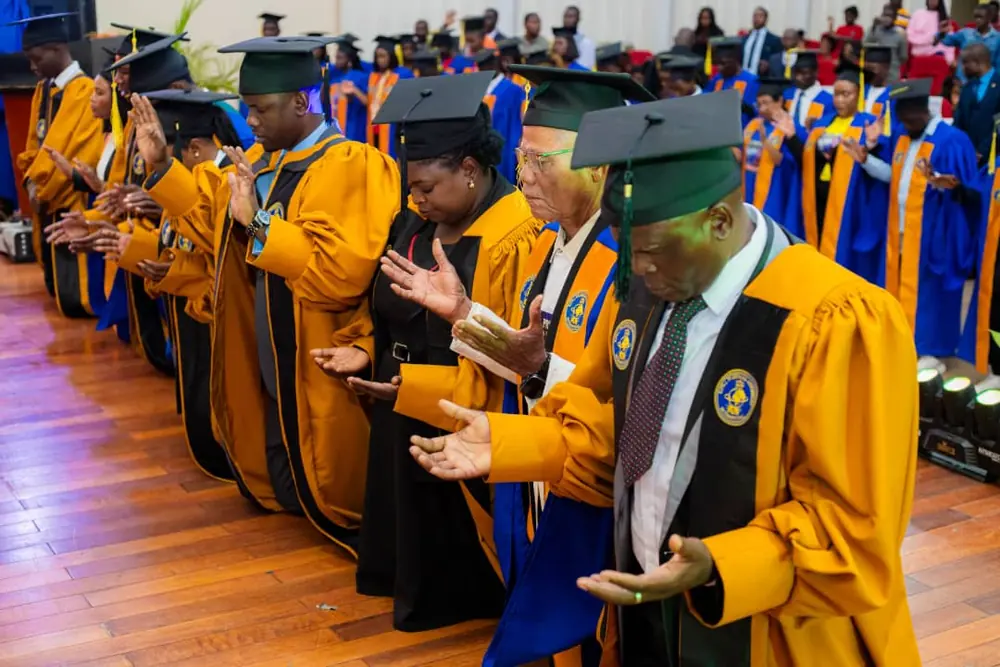
#> input picture photos/card-celebration.webp, 1000 x 667 px; its folder holds 4 pictures in this run
$ python make_variants.py
#> lines starting #> are read from the running program, lines starting #| are printed output that depends on the picture
"""
Generate small responsive variants for the site images.

For every card-*.webp we write:
  thumb-<name>.webp  (640px wide)  - already exists for most, regenerated here
  quick-<name>.webp  (420px wide)

Heroes get a single 960px variant: hero-<name>-960.webp
"""
from pathlib import Path
from PIL import Image

SRC = Path("photos")


def resize(src: Path, dst: Path, width: int, quality: int = 74) -> None:
#> called with width = 640, quality = 74
    im = Image.open(src).convert("RGB")
#> im is the input picture: PIL image 1000x667 RGB; mean R, G, B 123.4, 88.8, 62.6
    if im.width <= width:
        im.save(dst, "WEBP", quality=quality, method=6)
        return
    w, h = im.size
#> w = 1000; h = 667
    new_h = max(1, round(h * width / w))
#> new_h = 427
    out = im.resize((width, new_h), Image.LANCZOS)
    out.save(dst, "WEBP", quality=quality, method=6)


count = 0
for card in sorted(SRC.glob("card-*.webp")):
    base = card.stem.replace("card-", "")
    resize(card, SRC / f"thumb-{base}.webp", 640)
    resize(card, SRC / f"quick-{base}.webp", 420)
#> call 2 of resize, with width = 420, quality = 74
#> in resize (call 2), `out = im.resize((width, new_h), Image.LANCZOS)`:
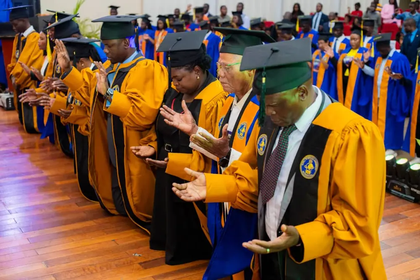
#> out: PIL image 420x280 RGB; mean R, G, B 123.4, 88.8, 62.6
    count += 1

for hero in sorted(SRC.glob("hero-*.webp")):
    if "-960" in hero.stem:
        continue
    resize(hero, SRC / f"{hero.stem}-960.webp", 960, 78)
    count += 1

print(f"wrote {count * 2} variants")

$ run again, on photos/card-choir.webp
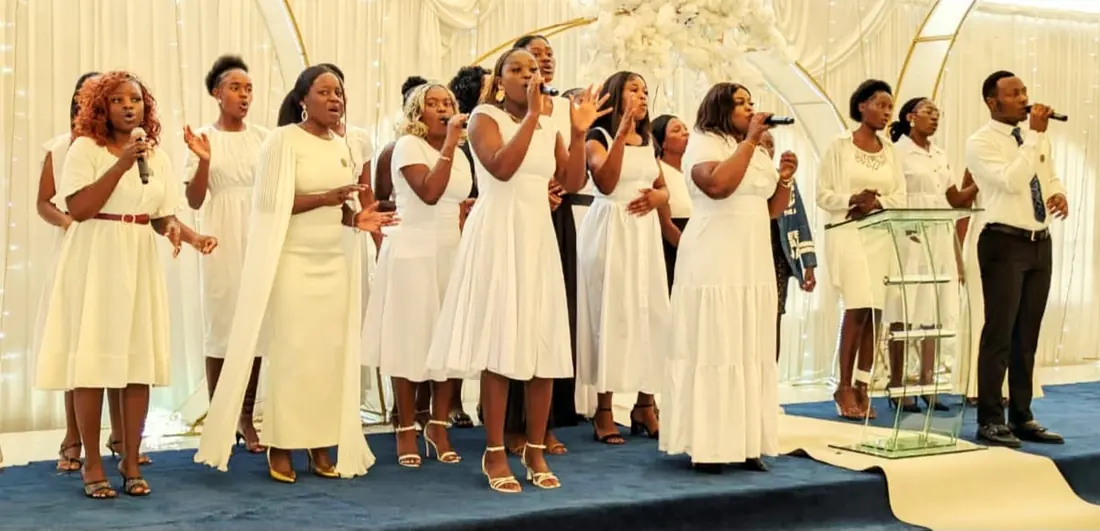
#> input picture photos/card-choir.webp, 1100 x 531 px
#> in resize, im is the input picture: PIL image 1100x531 RGB; mean R, G, B 188, 168.4, 132
#> in resize (call 2), `out = im.resize((width, new_h), Image.LANCZOS)`:
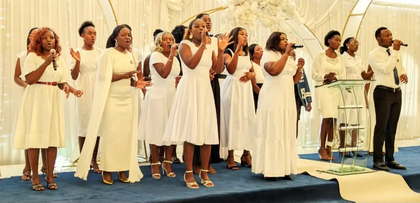
#> out: PIL image 420x203 RGB; mean R, G, B 188, 168.4, 132

$ run again, on photos/card-community.webp
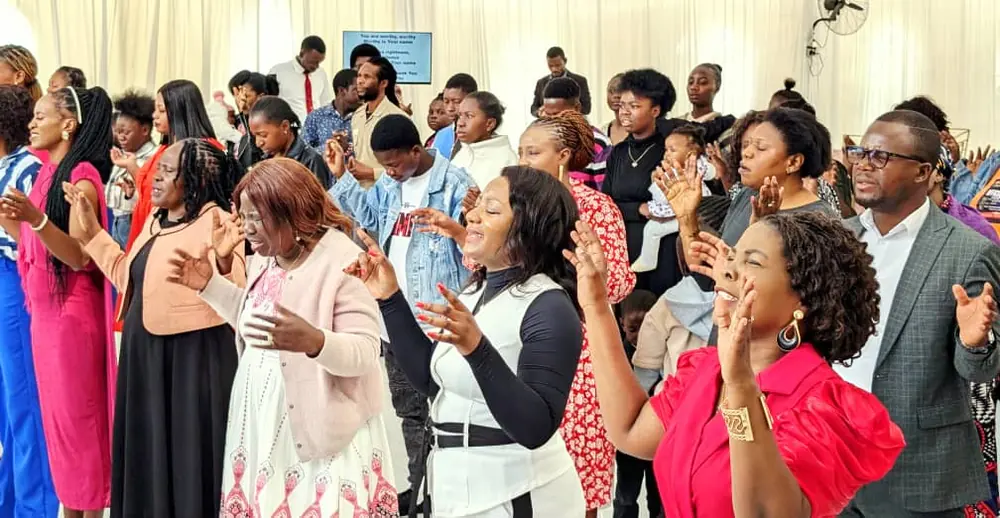
#> input picture photos/card-community.webp, 1000 x 518 px
#> in resize, im is the input picture: PIL image 1000x518 RGB; mean R, G, B 161.6, 130.7, 124.3
#> in resize, `out = im.resize((width, new_h), Image.LANCZOS)`:
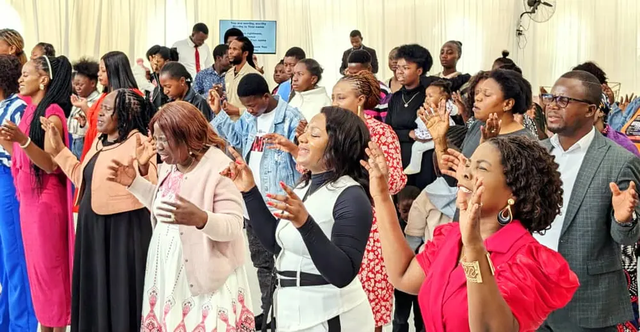
#> out: PIL image 640x332 RGB; mean R, G, B 161.6, 130.7, 124.3
#> in resize (call 2), `out = im.resize((width, new_h), Image.LANCZOS)`:
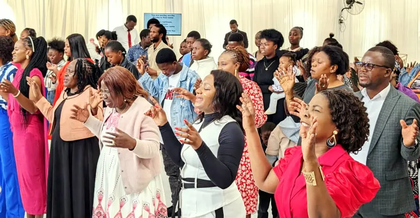
#> out: PIL image 420x218 RGB; mean R, G, B 161.6, 130.7, 124.3

$ run again, on photos/card-congregation.webp
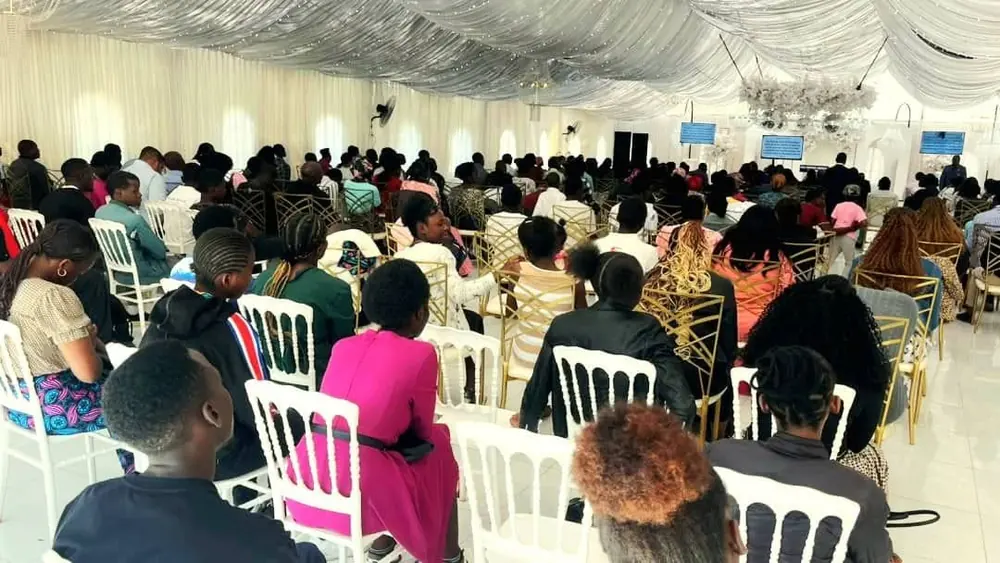
#> input picture photos/card-congregation.webp, 1000 x 563 px
#> in resize, im is the input picture: PIL image 1000x563 RGB; mean R, G, B 140.3, 131.9, 119.2
#> in resize, `out = im.resize((width, new_h), Image.LANCZOS)`:
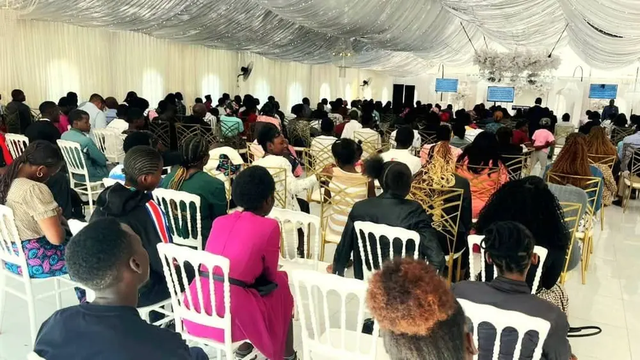
#> out: PIL image 640x360 RGB; mean R, G, B 140.3, 131.9, 119.3
#> in resize (call 2), `out = im.resize((width, new_h), Image.LANCZOS)`:
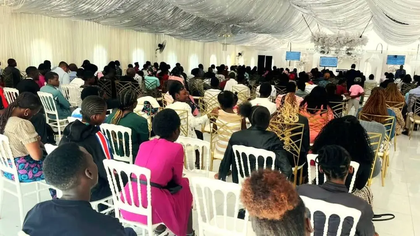
#> out: PIL image 420x236 RGB; mean R, G, B 140.2, 131.9, 119.3
